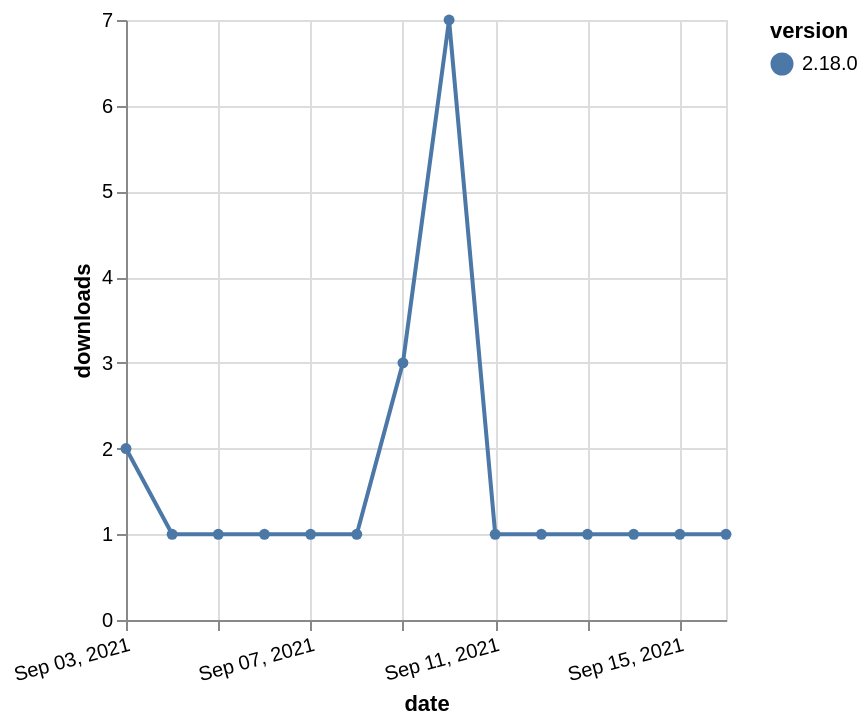

This figure's Vega-Lite source:
### Vega-Lite specification from a JSON file in a GitHub repository (floating-point values rounded to 4 significant figures)
{"$schema": "https://vega.github.io/schema/vega-lite/v5.json", "description": "A simple bar chart with embedded data.", "data": {"values": [{"date": "2021-09-03", "total": 512, "delta": 2, "version": "2.18.0"}, {"date": "2021-09-04", "total": 513, "delta": 1, "version": "2.18.0"}, {"date": "2021-09-05", "total": 514, "delta": 1, "version": "2.18.0"}, {"date": "2021-09-06", "total": 515, "delta": 1, "version": "2.18.0"}, {"date": "2021-09-07", "total": 516, "delta": 1, "version": "2.18.0"}, {"date": "2021-09-08", "total": 517, "delta": 1, "version": "2.18.0"}, {"date": "2021-09-09", "total": 520, "delta": 3, "version": "2.18.0"}, {"date": "2021-09-10", "total": 527, "delta": 7, "version": "2.18.0"}, {"date": "2021-09-11", "total": 528, "delta": 1, "version": "2.18.0"}, {"date": "2021-09-12", "total": 529, "delta": 1, "version": "2.18.0"}, {"date": "2021-09-13", "total": 530, "delta": 1, "version": "2.18.0"}, {"date": "2021-09-14", "total": 531, "delta": 1, "version": "2.18.0"}, {"date": "2021-09-15", "total": 532, "delta": 1, "version": "2.18.0"}, {"date": "2021-09-16", "total": 533, "delta": 1, "version": "2.18.0"}]}, "width": "container", "mark": {"type": "line", "point": {"filled": true}}, "encoding": {"x": {"field": "date", "type": "temporal", "timeUnit": "yearmonthdate", "title": "date", "axis": {"labelAngle": -15}}, "y": {"field": "delta", "type": "quantitative", "title": "downloads"}, "color": {"field": "version", "type": "nominal"}, "tooltip": {"field": "delta"}}}
